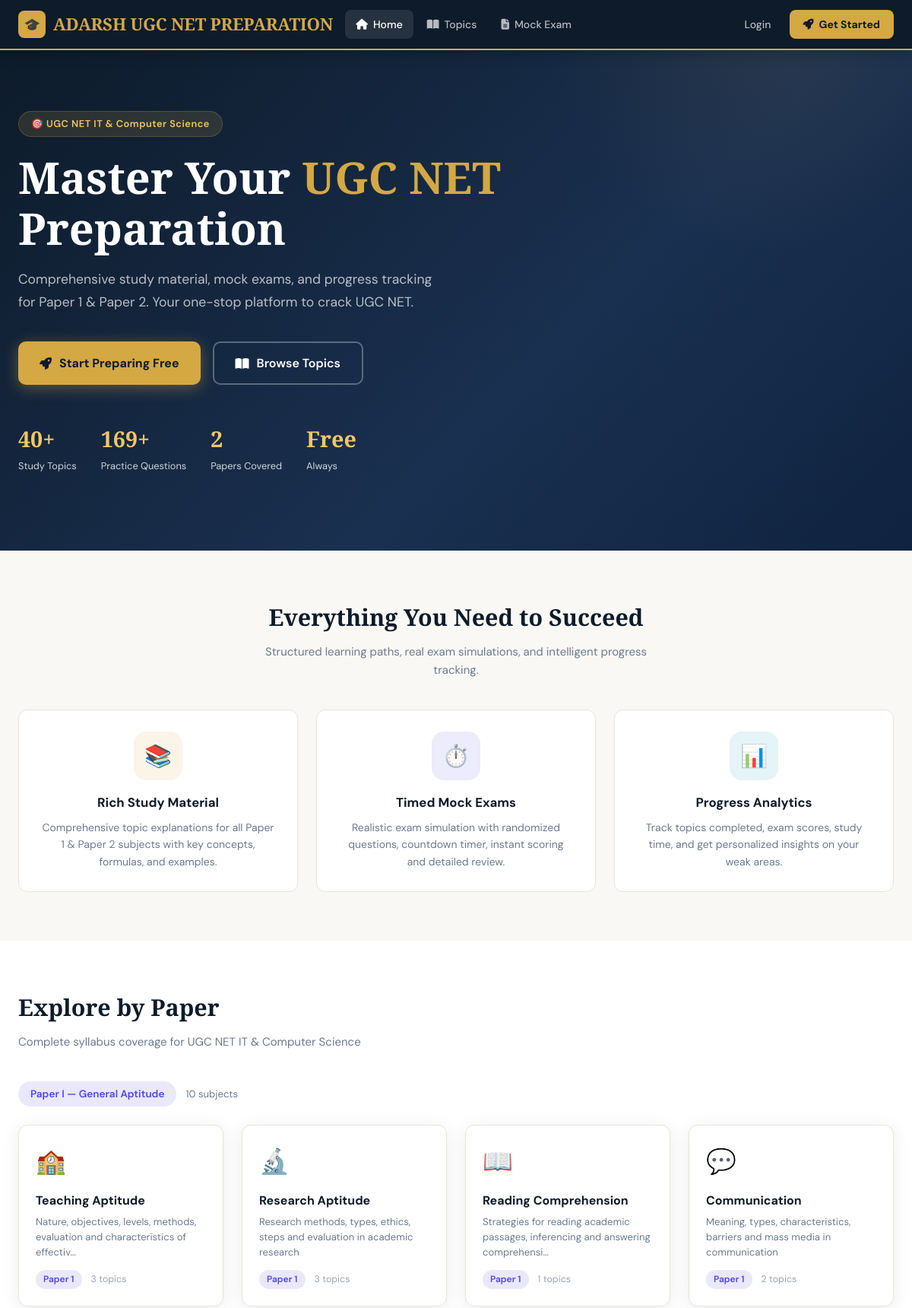
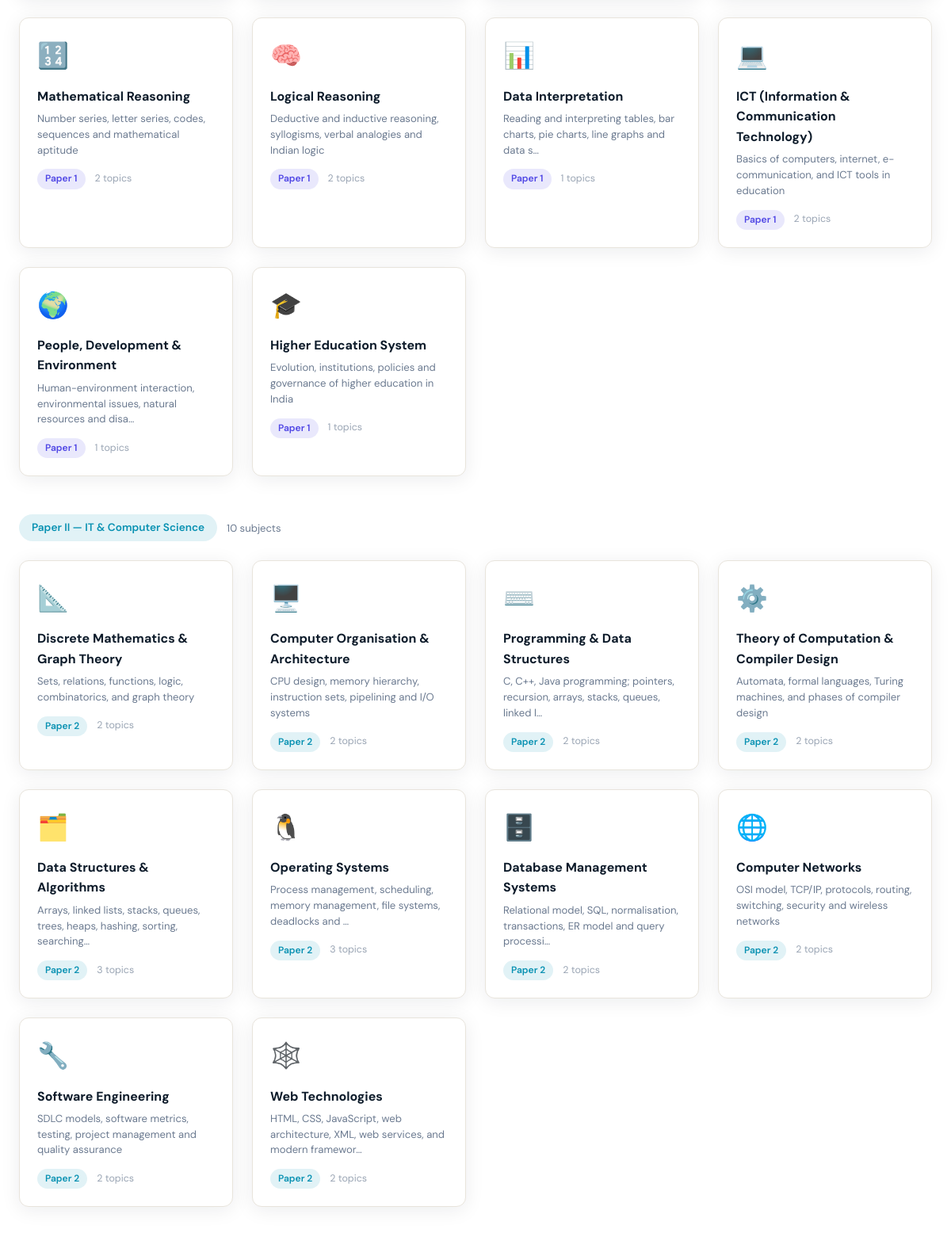
The page / (upper part) on the database its author committed (2 pictures, top to bottom).
### core/models.py (models this page shows, shortened)
class Subject(models.Model):
    name = models.CharField(max_length=100)
    paper = models.CharField(max_length=10)   # 'paper1' or 'paper2'
    description = models.TextField(blank=True, default='')
    icon = models.CharField(max_length=50, default='📚')
    color = models.CharField(max_length=20, default='#4F46E5')
    order = models.IntegerField(default=0)
    class Meta:
        db_table = 'subjects'
        ordering = ['paper', 'order']

### core/views.py (the view)
# urls.py: path('', views.home, name='home'),
def home(request):
    paper1_subjects = Subject.objects.filter(paper='paper1').order_by('order')
    paper2_subjects = Subject.objects.filter(paper='paper2').order_by('order')
    stats = {
        'total_topics': Topic.objects.count(),
        'total_questions': Question.objects.count(),
        'paper1_subjects': paper1_subjects.count(),
        'paper2_subjects': paper2_subjects.count(),
    }
    return render(request, 'core/index.html', {
        'paper1_subjects': paper1_subjects,
        'paper2_subjects': paper2_subjects,
        'stats': stats,
    })

### core/templates/core/index.html (shortened to what this page needs)
{% extends 'core/base.html' %}
{% block content %}
<section class="hero">
  <div class="hero-inner fade-in">
    <div class="hero-eyebrow">🎯 UGC NET IT &amp; Computer Science</div>
    <h1>Master Your <span>UGC NET</span><br>Preparation</h1>
    <p>Comprehensive study material, mock exams, and progress tracking for Paper 1 &amp; Paper 2. Your one-stop platform to crack UGC NET.</p>
    <div class="hero-cta">
      {% if user.is_authenticated %}
        <a href="{% url 'dashboard' %}" class="btn-hero-primary"><i class="fas fa-chart-line"></i> My Dashboard</a>
        <a href="{% url 'exam_index' %}" class="btn-hero-outline"><i class="fas fa-pen"></i> Take Mock Exam</a>
      {% else %}
        <a href="{% url 'register' %}" class="btn-hero-primary"><i class="fas fa-rocket"></i> Start Preparing Free</a>
        <a href="{% url 'topics_index' %}" class="btn-hero-outline"><i class="fas fa-book-open"></i> Browse Topics</a>
      {% endif %}
    </div>
    <div class="hero-stats">
      <div class="hero-stat"><strong>{{ stats.total_topics }}+</strong><span>Study Topics</span></div>
      <div class="hero-stat"><strong>{{ stats.total_questions }}+</strong><span>Practice Questions</span></div>
      <div class="hero-stat"><strong>2</strong><span>Papers Covered</span></div>
      <div class="hero-stat"><strong>Free</strong><span>Always</span></div>
    </div>
  </div>
</section>
<section class="section" style="background:var(--cream);">
  <div style="max-width:1280px;margin:0 auto;">
    <h2 class="section-title" style="text-align:center;">Everything You Need to Succeed</h2>
    <p class="section-sub" style="text-align:center;max-width:520px;margin:8px auto 40px;">Structured learning paths, real exam simulations, and intelligent progress tracking.</p>
    <div class="feature-grid">
      <div class="feature-card">
        <div class="feature-icon" style="background:rgba(212,168,67,0.12);">📚</div>
        <h3>Rich Study Material</h3>
        <p>Comprehensive topic explanations for all Paper 1 &amp; Paper 2 subjects with key concepts, formulas, and examples.</p>
      </div>
      <div class="feature-card">
        <div class="feature-icon" style="background:rgba(79,70,229,0.1);">⏱️</div>
        <h3>Timed Mock Exams</h3>
        <p>Realistic exam simulation with randomized questions, countdown timer, instant scoring and detailed review.</p>
      </div>
      <div class="feature-card">
        <div class="feature-icon" style="background:rgba(8,145,178,0.1);">📊</div>
        <h3>Progress Analytics</h3>
        <p>Track topics completed, exam scores, study time, and get personalized insights on your weak areas.</p>
      </div>
    </div>
  </div>
</section>
<section class="section" style="background:white;">
  <div style="max-width:1280px;margin:0 auto;">
    <h2 class="section-title">Explore by Paper</h2>
    <p class="section-sub">Complete syllabus coverage for UGC NET IT &amp; Computer Science</p>
    <div style="margin-bottom:48px;">
      <div style="display:flex;align-items:center;gap:12px;margin-bottom:24px;">
        <span class="badge badge-paper1" style="font-size:0.85rem;padding:6px 16px;">Paper I — General Aptitude</span>
        <span style="font-size:0.82rem;color:var(--text-muted);">{{ paper1_subjects|length }} subjects</span>
      </div>
      <div class="grid grid-4">
        {% for subject in paper1_subjects %}
        <a href="{% url 'topics_index' %}?paper=paper1" class="subject-card">
          <span class="subject-icon">{{ subject.icon }}</span>
          <div class="subject-name">{{ subject.name }}</div>
          <div class="subject-desc">{{ subject.description|truncatechars:80 }}</div>
          <div class="subject-meta">
            <span class="badge badge-paper1">Paper 1</span>
            <span class="subject-topics">{{ subject.topics.count }} topics</span>
          </div>
        </a>
        {% endfor %}
      </div>
    </div>
    <div>
      <div style="display:flex;align-items:center;gap:12px;margin-bottom:24px;">
        <span class="badge badge-paper2" style="font-size:0.85rem;padding:6px 16px;">Paper II — IT &amp; Computer Science</span>
        <span style="font-size:0.82rem;color:var(--text-muted);">{{ paper2_subjects|length }} subjects</span>
      </div>
      <div class="grid grid-4">
        {% for subject in paper2_subjects %}
        <a href="{% url 'topics_index' %}?paper=paper2" class="subject-card">
          <span class="subject-icon">{{ subject.icon }}</span>
          <div class="subject-name">{{ subject.name }}</div>
          <div class="subject-desc">{{ subject.description|truncatechars:80 }}</div>
          <div class="subject-meta">
            <span class="badge badge-paper2">Paper 2</span>
            <span class="subject-topics">{{ subject.topics.count }} topics</span>
          </div>
        </a>
        {% endfor %}
      </div>
    </div>
  </div>
</section>
{% endblock %}

### core/templates/core/base.html (style rules this page uses)
:root { --navy: #0d1b2a; --navy-mid: #1b2d42; --navy-light: #243447; --gold: #d4a843; --gold-light: #f0c66a; --gold-pale: #fdf3d8; --cream: #faf8f4; --white: #ffffff; --text: #1a2332; --text-muted: #6b7a90; --text-light: #9aa5b4; --border: #e8e4dc; --success: #22c55e; --danger: #ef4444; --warning: #f59e0b; --info: #3b82f6; --paper1: #4f46e5; --paper2: #0891b2; --radius: 12px; --shadow: 0 4px 24px rgba(13,27,42,0.08); --shadow-lg: 0 8px 40px rgba(13,27,42,0.14); --transition: all 0.25s cubic-bezier(0.4,0,0.2,1); }
*, *::before, *::after { box-sizing: border-box; margin: 0; padding: 0; }
html { scroll-behavior: smooth; }
body { font-family: 'DM Sans', sans-serif; background: var(--cream); color: var(--text); min-height: 100vh; display: flex; flex-direction: column; font-size: 15px; line-height: 1.6; }
.badge { display: inline-flex; align-items: center; gap: 4px; padding: 3px 10px; border-radius: 999px; font-size: 0.75rem; font-weight: 600; }
.badge-paper1 { background: rgba(79,70,229,0.12); color: var(--paper1); }
.badge-paper2 { background: rgba(8,145,178,0.12); color: var(--paper2); }
.grid { display: grid; gap: 24px; }
.grid-4 { grid-template-columns: repeat(4, 1fr); }
.fade-in { animation: fadeIn 0.5s ease forwards; }

### rows shown on the page
Subject: icon "🏫", name "Teaching Aptitude", description "Nature, objectives, levels, methods, evaluation and characteristics of effectiv…", topics.count "3"
Subject: icon "🔬", name "Research Aptitude", description "Research methods, types, ethics, steps and evaluation in academic research", topics.count "3"
Subject: icon "📖", name "Reading Comprehension", description "Strategies for reading academic passages, inferencing and answering comprehensi…", topics.count "1"
Subject: icon "💬", name "Communication", description "Meaning, types, characteristics, barriers and mass media in communication", topics.count "2"
Subject: icon "🔢", name "Mathematical Reasoning", description "Number series, letter series, codes, sequences and mathematical aptitude", topics.count "2"
Subject: icon "🧠", name "Logical Reasoning", description "Deductive and inductive reasoning, syllogisms, verbal analogies and Indian logic", topics.count "2"
Subject: icon "📊", name "Data Interpretation", description "Reading and interpreting tables, bar charts, pie charts, line graphs and data s…", topics.count "1"
Subject: icon "💻", name "ICT (Information & Communication Technology)", description "Basics of computers, internet, e-communication, and ICT tools in education", topics.count "2"
Subject: icon "🌍", name "People, Development & Environment", description "Human-environment interaction, environmental issues, natural resources and disa…", topics.count "1"
Subject: icon "🎓", name "Higher Education System", description "Evolution, institutions, policies and governance of higher education in India", topics.count "1"
Subject: icon "📐", name "Discrete Mathematics & Graph Theory", description "Sets, relations, functions, logic, combinatorics, and graph theory", topics.count "2"
Subject: icon "🖥️", name "Computer Organisation & Architecture", description "CPU design, memory hierarchy, instruction sets, pipelining and I/O systems", topics.count "2"
Subject: icon "⌨️", name "Programming & Data Structures", description "C, C++, Java programming; pointers, recursion, arrays, stacks, queues, linked l…", topics.count "2"
Subject: icon "⚙️", name "Theory of Computation & Compiler Design", description "Automata, formal languages, Turing machines, and phases of compiler design", topics.count "2"
Subject: icon "🗂️", name "Data Structures & Algorithms", description "Arrays, linked lists, stacks, queues, trees, heaps, hashing, sorting, searching…", topics.count "3"
Subject: icon "🐧", name "Operating Systems", description "Process management, scheduling, memory management, file systems, deadlocks and …", topics.count "3"
Subject: icon "🗄️", name "Database Management Systems", description "Relational model, SQL, normalisation, transactions, ER model and query processi…", topics.count "2"
Subject: icon "🌐", name "Computer Networks", description "OSI model, TCP/IP, protocols, routing, switching, security and wireless networks", topics.count "2"
Subject: icon "🔧", name "Software Engineering", description "SDLC models, software metrics, testing, project management and quality assurance", topics.count "2"
Subject: icon "🕸️", name "Web Technologies", description "HTML, CSS, JavaScript, web architecture, XML, web services, and modern framewor…", topics.count "2"

### other values the page prints
{{ stats.total_topics }} "40"
{{ stats.total_questions }} "169"
{{ paper1_subjects|length }} "10"
{{ paper2_subjects|length }} "10"
